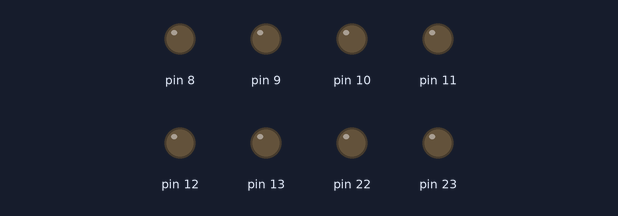
A sketch run on a simulated Arduino Uno, built with avr-gcc and run on an emulated ATmega328P. On the bench: output pins drawn as LEDs (lit = HIGH).

Above: at 0.1 s.
At 1.1 s:
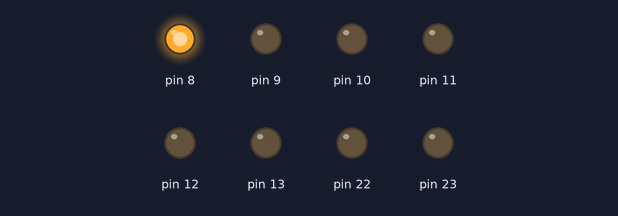
At 5.3 s:
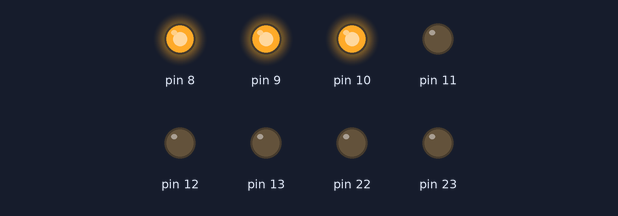
At 10.3 s:
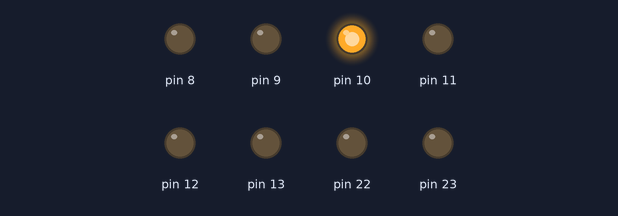
At 19.3 s:
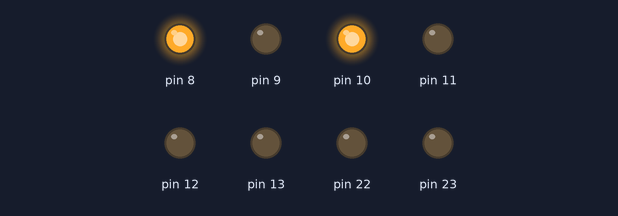
At 38.3 s:
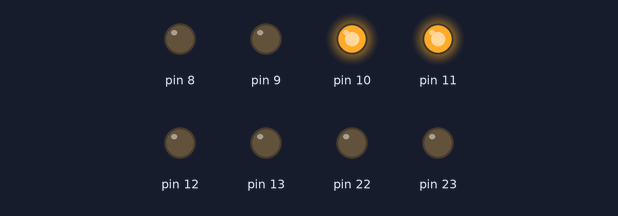
Timing chart, 0 to 40.0 s (numbered marks = the images above):
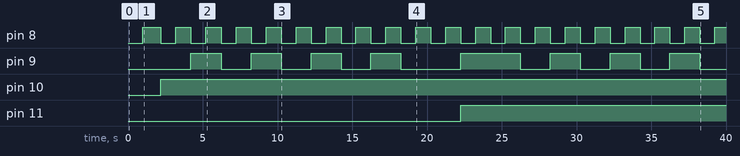

The sketch:

TinyDispLow.ino
```cpp
#include "Color.hpp"
#include "Display.hpp"

void setup() {
    Ili9341Parallel::init(Ili9341Parallel::Board::LowAndCtlTiny);
    //Ili9341Parallel::fillRect(0, 0, 320, 240, BLUE);
}

void loop() {

}
```

Measured:
- by itself, pin 8: repeats every 2.0 s: LOW 1.0 s, HIGH 1.0 s
- by itself, pin 9: goes 3 × (HIGH 2.1 s, LOW 2.0 s), HIGH 2.0 s, LOW 4.0 s, HIGH 4.0 s, 3 × (LOW 2.0 s, HIGH 2.0 s), then LOW
- by itself, pin 10: LOW → HIGH at 2.2 s
- by itself, pin 11: LOW → HIGH at 22.3 s
